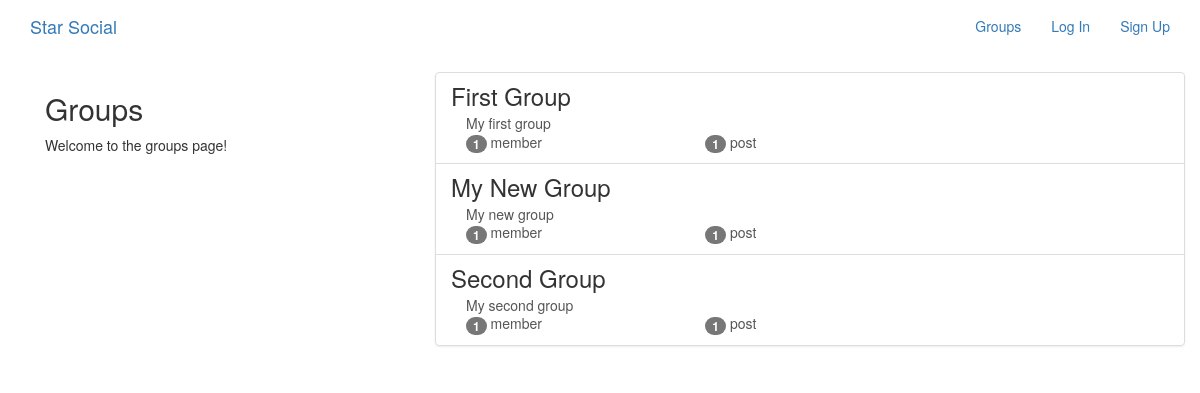
The app's page /groups/ with its own data.
### groups/models.py (models this page shows, shortened)
class Group(models.Model):
    name = models.CharField(max_length=255,unique=True)
    slug = models.SlugField(allow_unicode=True,unique=True)
    description = models.TextField(blank=True, default='')
    description_html = models.TextField(editable=False,default='',blank=True)
    members = models.ManyToManyField(User,through='GroupMember')
    class Meta:
        ordering = ['name']

### groups/views.py (the view)
# urls.py: path('', views.ListGroup.as_view(), name='all'),
class ListGroup(ListView):
    model = Group

### groups/templates/groups/group_list.html (shortened to what this page needs)
{% extends 'groups/group_base.html' %}
{% block pregroup %}
<div class="col-md-4">
    <div class="content">
        <h2>Groups</h2>
        <p>Welcome to the groups page!</p>
    </div>
</div>
{% endblock pregroup %}
{% block group_content %}
<div class="col-md-8">
    <div class="list-group">
        {% for group in object_list %}
        <a class="list-group-item" href="{% url 'groups:single' slug=group.slug %}">
            <h3 class="title list-group-item-heading">{{group.name}}</h3>
            <div class="list-group-item-text container-fluid">
                {{group.description|safe}}
                <div class="row">
                    <div class="col-md-4">
                        <span class="badge">{{group.members.count}}</span>
                        member{{group.members.count|pluralize}}
                    </div>
                    <div class="col-md-4">
                        <span class="badge">{{group.posts.count}}</span>
                        post{{group.posts.count|pluralize}}
                    </div>
                </div>
            </div>
        </a>
        {% endfor %}
    </div>
</div>
{% endblock group_content %}

### groups/templates/groups/group_base.html (shortened to what this page needs)
{% extends 'base.html' %}
{% block content %}
<div class="container">
    <div class="row">
        {% block pregroup %}{% endblock pregroup %}
        {% block group_content %}{% endblock group_content %}
    </div>
</div>
{% endblock content %}

### templates/base.html (shortened to what this page needs)
<!DOCTYPE html>
{% load static %}
<html lang="en">
<head>
    <link rel="stylesheet" href="https://maxcdn.bootstrapcdn.com/bootstrap/3.3.7/css/bootstrap.min.css"
>
    <link rel="stylesheet" href="https://maxcdn.bootstrapcdn.com/bootstrap/3.3.7/css/bootstrap-theme.min.css"
>
</head>
<body>
<nav class="navbar mynav" role="navigation" id="navbar">
    <div class="container">
        <a href="{% url 'home' %}" class="navbar-brand mynav">Star Social</a>
        <ul class="nav navbar-nav navbar-right">
            {% if user.is_authenticated %}
                <li><a href="{% url 'posts:create' %}">Post</a></li>
                <li><a href="{% url 'groups:all' %}">Groups</a></li>
                <li><a href="{% url 'groups:create' %}">Create Group</a></li>
                <li><a href="{% url 'accounts:logout' %}">Log Out</a></li>
            {% else %}
                <li><a href="{% url 'groups:all' %}">Groups</a></li>
                <li><a href="{% url 'accounts:login' %}">Log In</a></li>
                <li><a href="{% url 'accounts:signup' %}">Sign Up</a></li>
            {% endif %}
        </ul>
    </div>
</nav>
<div class="container mycontent">
{% block content %}
{% endblock content %}
</div>
</body>
</html>

### records on screen
Group: name "First Group", description "My first group", members.count "1", posts.count "1"
Group: name "My New Group", description "My new group", members.count "1", posts.count "1"
Group: name "Second Group", description "My second group", members.count "1", posts.count "1"
